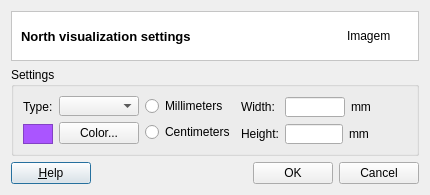
<?xml version="1.0" encoding="UTF-8"?>
<ui version="4.0">
 <class>NorthSettings</class>
 <widget class="QDialog" name="NorthSettings">
  <property name="geometry">
   <rect>
    <x>0</x>
    <y>0</y>
    <width>430</width>
    <height>195</height>
   </rect>
  </property>
  <property name="sizePolicy">
   <sizepolicy hsizetype="MinimumExpanding" vsizetype="MinimumExpanding">
    <horstretch>0</horstretch>
    <verstretch>0</verstretch>
   </sizepolicy>
  </property>
  <property name="minimumSize">
   <size>
    <width>430</width>
    <height>195</height>
   </size>
  </property>
  <property name="maximumSize">
   <size>
    <width>430</width>
    <height>195</height>
   </size>
  </property>
  <property name="windowTitle">
   <string>North Settings</string>
  </property>
  <layout class="QGridLayout" name="gridLayout_2">
   <item row="0" column="0">
    <widget class="QFrame" name="NorthSettirngs">
     <property name="styleSheet">
      <string notr="true">QWidget { background: white }</string>
     </property>
     <property name="frameShape">
      <enum>QFrame::StyledPanel</enum>
     </property>
     <property name="frameShadow">
      <enum>QFrame::Sunken</enum>
     </property>
     <layout class="QGridLayout" name="gridLayout_4" columnstretch="1,0">
      <property name="topMargin">
       <number>0</number>
      </property>
      <property name="bottomMargin">
       <number>0</number>
      </property>
      <property name="horizontalSpacing">
       <number>9</number>
      </property>
      <item row="0" column="1">
       <widget class="QLabel" name="m_imgLabel">
        <property name="minimumSize">
         <size>
          <width>62</width>
          <height>48</height>
         </size>
        </property>
        <property name="maximumSize">
         <size>
          <width>48</width>
          <height>48</height>
         </size>
        </property>
        <property name="text">
         <string>Imagem</string>
        </property>
       </widget>
      </item>
      <item row="0" column="0">
       <widget class="QLabel" name="northTypeTitleLabel">
        <property name="font">
         <font>
          <pointsize>10</pointsize>
          <weight>75</weight>
          <bold>true</bold>
         </font>
        </property>
        <property name="text">
         <string>North visualization settings</string>
        </property>
       </widget>
      </item>
     </layout>
    </widget>
   </item>
   <item row="1" column="0">
    <widget class="QGroupBox" name="grpSettingsCenter">
     <property name="title">
      <string>Settings</string>
     </property>
     <property name="flat">
      <bool>true</bool>
     </property>
     <layout class="QGridLayout" name="gridLayout">
      <item row="0" column="0">
       <layout class="QHBoxLayout" name="horizontalLayout_5">
        <item>
         <layout class="QVBoxLayout" name="verticalLayout">
          <item>
           <widget class="QLabel" name="lblType">
            <property name="text">
             <string>Type:</string>
            </property>
           </widget>
          </item>
          <item>
           <widget class="QFrame" name="colorNorth">
            <property name="minimumSize">
             <size>
              <width>27</width>
              <height>20</height>
             </size>
            </property>
            <property name="maximumSize">
             <size>
              <width>100</width>
              <height>20</height>
             </size>
            </property>
            <property name="palette">
             <palette>
              <active>
               <colorrole role="WindowText">
                <brush brushstyle="SolidPattern">
                 <color alpha="255">
                  <red>0</red>
                  <green>0</green>
                  <blue>0</blue>
                 </color>
                </brush>
               </colorrole>
               <colorrole role="Button">
                <brush brushstyle="SolidPattern">
                 <color alpha="255">
                  <red>212</red>
                  <green>208</green>
                  <blue>200</blue>
                 </color>
                </brush>
               </colorrole>
               <colorrole role="Light">
                <brush brushstyle="SolidPattern">
                 <color alpha="255">
                  <red>255</red>
                  <green>255</green>
                  <blue>255</blue>
                 </color>
                </brush>
               </colorrole>
               <colorrole role="Midlight">
                <brush brushstyle="SolidPattern">
                 <color alpha="255">
                  <red>233</red>
                  <green>231</green>
                  <blue>227</blue>
                 </color>
                </brush>
               </colorrole>
               <colorrole role="Dark">
                <brush brushstyle="SolidPattern">
                 <color alpha="255">
                  <red>106</red>
                  <green>104</green>
                  <blue>100</blue>
                 </color>
                </brush>
               </colorrole>
               <colorrole role="Mid">
                <brush brushstyle="SolidPattern">
                 <color alpha="255">
                  <red>141</red>
                  <green>138</green>
                  <blue>133</blue>
                 </color>
                </brush>
               </colorrole>
               <colorrole role="Text">
                <brush brushstyle="SolidPattern">
                 <color alpha="255">
                  <red>0</red>
                  <green>0</green>
                  <blue>0</blue>
                 </color>
                </brush>
               </colorrole>
               <colorrole role="BrightText">
                <brush brushstyle="SolidPattern">
                 <color alpha="255">
                  <red>255</red>
                  <green>255</green>
                  <blue>255</blue>
                 </color>
                </brush>
               </colorrole>
               <colorrole role="ButtonText">
                <brush brushstyle="SolidPattern">
                 <color alpha="255">
                  <red>0</red>
                  <green>0</green>
                  <blue>0</blue>
                 </color>
                </brush>
               </colorrole>
               <colorrole role="Base">
                <brush brushstyle="SolidPattern">
                 <color alpha="255">
                  <red>255</red>
                  <green>255</green>
                  <blue>255</blue>
                 </color>
                </brush>
               </colorrole>
               <colorrole role="Window">
                <brush brushstyle="SolidPattern">
                 <color alpha="255">
                  <red>170</red>
                  <green>85</green>
                  <blue>255</blue>
                 </color>
                </brush>
               </colorrole>
               <colorrole role="Shadow">
                <brush brushstyle="SolidPattern">
                 <color alpha="255">
                  <red>0</red>
                  <green>0</green>
                  <blue>0</blue>
                 </color>
                </brush>
               </colorrole>
               <colorrole role="Highlight">
                <brush brushstyle="SolidPattern">
                 <color alpha="255">
                  <red>0</red>
                  <green>0</green>
                  <blue>128</blue>
                 </color>
                </brush>
               </colorrole>
               <colorrole role="HighlightedText">
                <brush brushstyle="SolidPattern">
                 <color alpha="255">
                  <red>255</red>
                  <green>255</green>
                  <blue>255</blue>
                 </color>
                </brush>
               </colorrole>
               <colorrole role="Link">
                <brush brushstyle="SolidPattern">
                 <color alpha="255">
                  <red>0</red>
                  <green>0</green>
                  <blue>0</blue>
                 </color>
                </brush>
               </colorrole>
               <colorrole role="LinkVisited">
                <brush brushstyle="SolidPattern">
                 <color alpha="255">
                  <red>0</red>
                  <green>0</green>
                  <blue>0</blue>
                 </color>
                </brush>
               </colorrole>
              </active>
              <inactive>
               <colorrole role="WindowText">
                <brush brushstyle="SolidPattern">
                 <color alpha="255">
                  <red>0</red>
                  <green>0</green>
                  <blue>0</blue>
                 </color>
                </brush>
               </colorrole>
               <colorrole role="Button">
                <brush brushstyle="SolidPattern">
                 <color alpha="255">
                  <red>212</red>
                  <green>208</green>
                  <blue>200</blue>
                 </color>
                </brush>
               </colorrole>
               <colorrole role="Light">
                <brush brushstyle="SolidPattern">
                 <color alpha="255">
                  <red>255</red>
                  <green>255</green>
                  <blue>255</blue>
                 </color>
                </brush>
               </colorrole>
               <colorrole role="Midlight">
                <brush brushstyle="SolidPattern">
                 <color alpha="255">
                  <red>243</red>
                  <green>239</green>
                  <blue>230</blue>
                 </color>
                </brush>
               </colorrole>
               <colorrole role="Dark">
                <brush brushstyle="SolidPattern">
                 <color alpha="255">
                  <red>106</red>
                  <green>104</green>
                  <blue>100</blue>
                 </color>
                </brush>
               </colorrole>
               <colorrole role="Mid">
                <brush brushstyle="SolidPattern">
                 <color alpha="255">
                  <red>141</red>
                  <green>138</green>
                  <blue>133</blue>
                 </color>
                </brush>
               </colorrole>
               <colorrole role="Text">
                <brush brushstyle="SolidPattern">
                 <color alpha="255">
                  <red>0</red>
                  <green>0</green>
                  <blue>0</blue>
                 </color>
                </brush>
               </colorrole>
               <colorrole role="BrightText">
                <brush brushstyle="SolidPattern">
                 <color alpha="255">
                  <red>255</red>
                  <green>255</green>
                  <blue>255</blue>
                 </color>
                </brush>
               </colorrole>
               <colorrole role="ButtonText">
                <brush brushstyle="SolidPattern">
                 <color alpha="255">
                  <red>0</red>
                  <green>0</green>
                  <blue>0</blue>
                 </color>
                </brush>
               </colorrole>
               <colorrole role="Base">
                <brush brushstyle="SolidPattern">
                 <color alpha="255">
                  <red>255</red>
                  <green>255</green>
                  <blue>255</blue>
                 </color>
                </brush>
               </colorrole>
               <colorrole role="Window">
                <brush brushstyle="SolidPattern">
                 <color alpha="255">
                  <red>170</red>
                  <green>85</green>
                  <blue>255</blue>
                 </color>
                </brush>
               </colorrole>
               <colorrole role="Shadow">
                <brush brushstyle="SolidPattern">
                 <color alpha="255">
                  <red>0</red>
                  <green>0</green>
                  <blue>0</blue>
                 </color>
                </brush>
               </colorrole>
               <colorrole role="Highlight">
                <brush brushstyle="SolidPattern">
                 <color alpha="255">
                  <red>0</red>
                  <green>0</green>
                  <blue>128</blue>
                 </color>
                </brush>
               </colorrole>
               <colorrole role="HighlightedText">
                <brush brushstyle="SolidPattern">
                 <color alpha="255">
                  <red>255</red>
                  <green>255</green>
                  <blue>255</blue>
                 </color>
                </brush>
               </colorrole>
               <colorrole role="Link">
                <brush brushstyle="SolidPattern">
                 <color alpha="255">
                  <red>0</red>
                  <green>0</green>
                  <blue>255</blue>
                 </color>
                </brush>
               </colorrole>
               <colorrole role="LinkVisited">
                <brush brushstyle="SolidPattern">
                 <color alpha="255">
                  <red>255</red>
                  <green>0</green>
                  <blue>255</blue>
                 </color>
                </brush>
               </colorrole>
              </inactive>
              <disabled>
               <colorrole role="WindowText">
                <brush brushstyle="SolidPattern">
                 <color alpha="255">
                  <red>128</red>
                  <green>128</green>
                  <blue>128</blue>
                 </color>
                </brush>
               </colorrole>
               <colorrole role="Button">
                <brush brushstyle="SolidPattern">
                 <color alpha="255">
                  <red>212</red>
                  <green>208</green>
                  <blue>200</blue>
                 </color>
                </brush>
               </colorrole>
               <colorrole role="Light">
                <brush brushstyle="SolidPattern">
                 <color alpha="255">
                  <red>255</red>
                  <green>255</green>
                  <blue>255</blue>
                 </color>
                </brush>
               </colorrole>
               <colorrole role="Midlight">
                <brush brushstyle="SolidPattern">
                 <color alpha="255">
                  <red>243</red>
                  <green>239</green>
                  <blue>230</blue>
                 </color>
                </brush>
               </colorrole>
               <colorrole role="Dark">
                <brush brushstyle="SolidPattern">
                 <color alpha="255">
                  <red>106</red>
                  <green>104</green>
                  <blue>100</blue>
                 </color>
                </brush>
               </colorrole>
               <colorrole role="Mid">
                <brush brushstyle="SolidPattern">
                 <color alpha="255">
                  <red>141</red>
                  <green>138</green>
                  <blue>133</blue>
                 </color>
                </brush>
               </colorrole>
               <colorrole role="Text">
                <brush brushstyle="SolidPattern">
                 <color alpha="255">
                  <red>128</red>
                  <green>128</green>
                  <blue>128</blue>
                 </color>
                </brush>
               </colorrole>
               <colorrole role="BrightText">
                <brush brushstyle="SolidPattern">
                 <color alpha="255">
                  <red>255</red>
                  <green>255</green>
                  <blue>255</blue>
                 </color>
                </brush>
               </colorrole>
               <colorrole role="ButtonText">
                <brush brushstyle="SolidPattern">
                 <color alpha="255">
                  <red>128</red>
                  <green>128</green>
                  <blue>128</blue>
                 </color>
                </brush>
               </colorrole>
               <colorrole role="Base">
                <brush brushstyle="SolidPattern">
                 <color alpha="255">
                  <red>255</red>
                  <green>255</green>
                  <blue>255</blue>
                 </color>
                </brush>
               </colorrole>
               <colorrole role="Window">
                <brush brushstyle="SolidPattern">
                 <color alpha="255">
                  <red>170</red>
                  <green>85</green>
                  <blue>255</blue>
                 </color>
                </brush>
               </colorrole>
               <colorrole role="Shadow">
                <brush brushstyle="SolidPattern">
                 <color alpha="255">
                  <red>0</red>
                  <green>0</green>
                  <blue>0</blue>
                 </color>
                </brush>
               </colorrole>
               <colorrole role="Highlight">
                <brush brushstyle="SolidPattern">
                 <color alpha="255">
                  <red>0</red>
                  <green>0</green>
                  <blue>128</blue>
                 </color>
                </brush>
               </colorrole>
               <colorrole role="HighlightedText">
                <brush brushstyle="SolidPattern">
                 <color alpha="255">
                  <red>255</red>
                  <green>255</green>
                  <blue>255</blue>
                 </color>
                </brush>
               </colorrole>
               <colorrole role="Link">
                <brush brushstyle="SolidPattern">
                 <color alpha="255">
                  <red>0</red>
                  <green>0</green>
                  <blue>255</blue>
                 </color>
                </brush>
               </colorrole>
               <colorrole role="LinkVisited">
                <brush brushstyle="SolidPattern">
                 <color alpha="255">
                  <red>255</red>
                  <green>0</green>
                  <blue>255</blue>
                 </color>
                </brush>
               </colorrole>
              </disabled>
             </palette>
            </property>
            <property name="autoFillBackground">
             <bool>true</bool>
            </property>
            <property name="frameShape">
             <enum>QFrame::StyledPanel</enum>
            </property>
            <property name="frameShadow">
             <enum>QFrame::Raised</enum>
            </property>
           </widget>
          </item>
         </layout>
        </item>
        <item>
         <layout class="QVBoxLayout" name="verticalLayout_2">
          <item>
           <widget class="QComboBox" name="cbNorth">
            <property name="sizePolicy">
             <sizepolicy hsizetype="Expanding" vsizetype="Fixed">
              <horstretch>0</horstretch>
              <verstretch>0</verstretch>
             </sizepolicy>
            </property>
            <property name="minimumSize">
             <size>
              <width>80</width>
              <height>20</height>
             </size>
            </property>
            <property name="maximumSize">
             <size>
              <width>16777215</width>
              <height>16777215</height>
             </size>
            </property>
           </widget>
          </item>
          <item>
           <widget class="QPushButton" name="btnColor">
            <property name="text">
             <string>Color...</string>
            </property>
            <property name="autoDefault">
             <bool>false</bool>
            </property>
           </widget>
          </item>
         </layout>
        </item>
        <item>
         <spacer name="horizontalSpacerSettings">
          <property name="orientation">
           <enum>Qt::Horizontal</enum>
          </property>
          <property name="sizeHint" stdset="0">
           <size>
            <width>13</width>
            <height>20</height>
           </size>
          </property>
         </spacer>
        </item>
        <item>
         <layout class="QHBoxLayout" name="horizontalLayout_4">
          <item>
           <layout class="QGridLayout" name="gridLayoutRdb">
            <item row="0" column="0">
             <widget class="QRadioButton" name="rdbMillimeters">
              <property name="text">
               <string>Millimeters</string>
              </property>
             </widget>
            </item>
            <item row="1" column="0">
             <widget class="QRadioButton" name="rdbCentimeters">
              <property name="text">
               <string>Centimeters</string>
              </property>
             </widget>
            </item>
           </layout>
          </item>
          <item>
           <layout class="QHBoxLayout" name="horizontalLayout_3">
            <item>
             <layout class="QVBoxLayout" name="verticalLayout_3">
              <item>
               <widget class="QLabel" name="labelWidth">
                <property name="text">
                 <string>Width:</string>
                </property>
               </widget>
              </item>
              <item>
               <widget class="QLabel" name="labelHeight">
                <property name="text">
                 <string>Height:</string>
                </property>
               </widget>
              </item>
             </layout>
            </item>
            <item>
             <layout class="QVBoxLayout" name="verticalLayout_4">
              <item>
               <layout class="QHBoxLayout" name="horizontalLayout_2">
                <item>
                 <widget class="QLineEdit" name="lineEditNorthWidth">
                  <property name="sizePolicy">
                   <sizepolicy hsizetype="Fixed" vsizetype="Fixed">
                    <horstretch>0</horstretch>
                    <verstretch>0</verstretch>
                   </sizepolicy>
                  </property>
                  <property name="minimumSize">
                   <size>
                    <width>50</width>
                    <height>20</height>
                   </size>
                  </property>
                  <property name="maximumSize">
                   <size>
                    <width>60</width>
                    <height>20</height>
                   </size>
                  </property>
                  <property name="baseSize">
                   <size>
                    <width>28</width>
                    <height>0</height>
                   </size>
                  </property>
                 </widget>
                </item>
                <item>
                 <widget class="QLabel" name="label">
                  <property name="text">
                   <string>mm</string>
                  </property>
                 </widget>
                </item>
               </layout>
              </item>
              <item>
               <layout class="QHBoxLayout" name="horizontalLayout">
                <item>
                 <widget class="QLineEdit" name="lineEditNorthHeight">
                  <property name="sizePolicy">
                   <sizepolicy hsizetype="Fixed" vsizetype="Fixed">
                    <horstretch>0</horstretch>
                    <verstretch>0</verstretch>
                   </sizepolicy>
                  </property>
                  <property name="maximumSize">
                   <size>
                    <width>60</width>
                    <height>20</height>
                   </size>
                  </property>
                 </widget>
                </item>
                <item>
                 <widget class="QLabel" name="label_2">
                  <property name="minimumSize">
                   <size>
                    <width>65</width>
                    <height>20</height>
                   </size>
                  </property>
                  <property name="maximumSize">
                   <size>
                    <width>65</width>
                    <height>20</height>
                   </size>
                  </property>
                  <property name="text">
                   <string>mm</string>
                  </property>
                 </widget>
                </item>
               </layout>
              </item>
             </layout>
            </item>
           </layout>
          </item>
         </layout>
        </item>
       </layout>
      </item>
     </layout>
    </widget>
   </item>
   <item row="2" column="0">
    <layout class="QHBoxLayout" name="horizontalLayout_6">
     <item>
      <widget class="QPushButton" name="helpPushButton">
       <property name="text">
        <string>&amp;Help</string>
       </property>
       <property name="shortcut">
        <string>Alt+H</string>
       </property>
      </widget>
     </item>
     <item>
      <spacer name="horizontalSpacerHelp">
       <property name="orientation">
        <enum>Qt::Horizontal</enum>
       </property>
       <property name="sizeHint" stdset="0">
        <size>
         <width>128</width>
         <height>20</height>
        </size>
       </property>
      </spacer>
     </item>
     <item>
      <widget class="QPushButton" name="nBtnOK">
       <property name="text">
        <string>OK</string>
       </property>
      </widget>
     </item>
     <item>
      <widget class="QPushButton" name="nBtnCancel">
       <property name="text">
        <string>Cancel</string>
       </property>
      </widget>
     </item>
    </layout>
   </item>
  </layout>
  <zorder>grpSettingsCenter</zorder>
  <zorder>NorthSettirngs</zorder>
 </widget>
 <resources/>
 <connections/>
</ui>
